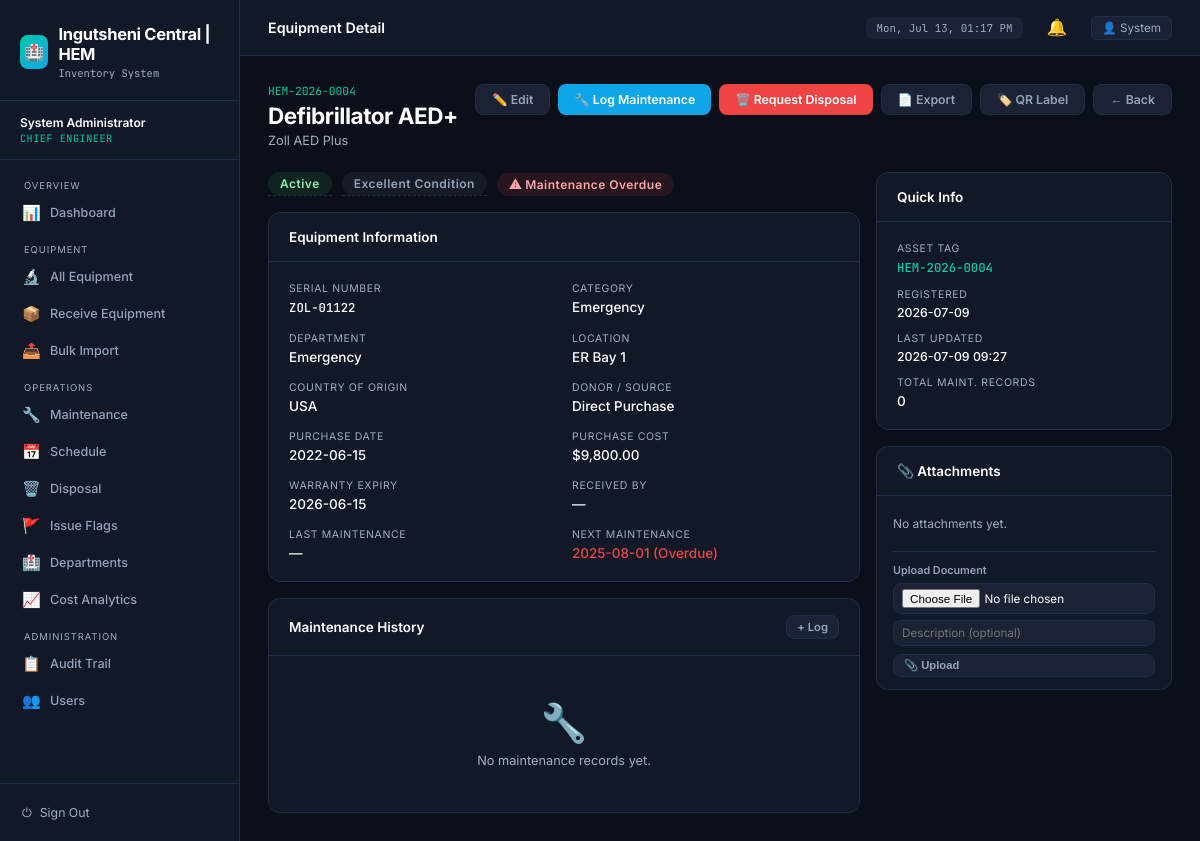
The page /equipment/4 (signed in) on the database its author committed.
### tables this page shows
CREATE TABLE equipment (
  id INTEGER PRIMARY KEY AUTOINCREMENT,
  asset_tag TEXT UNIQUE NOT NULL,
  name TEXT NOT NULL,
  model TEXT, manufacturer TEXT, serial_number TEXT UNIQUE,
  category TEXT, department TEXT, location TEXT,
  country_of_origin TEXT, donor_name TEXT,
  state TEXT DEFAULT 'Active',
  condition TEXT DEFAULT 'Good',
  purchase_date TEXT, purchase_cost REAL,
  warranty_expiry TEXT, last_maintenance TEXT, next_maintenance TEXT,
  notes TEXT, received_by_id INTEGER,
  created_at TEXT DEFAULT (datetime('now')),
  updated_at TEXT DEFAULT (datetime('now')),
  FOREIGN KEY(received_by_id) REFERENCES users(id)
);

### run_production.py (the view)
@app.route('/equipment/<int:eq_id>')
@login_required
def equipment_detail(eq_id):
    eq = query('SELECT * FROM equipment WHERE id = ?', (eq_id,), one=True)
    if not eq:
        flash('Equipment not found')
        return redirect(url_for('equipment_list'))
    maintenance = query('SELECT * FROM maintenance_records WHERE equipment_id = ? ORDER BY created_at DESC', (eq_id,))
    disposal = query('SELECT * FROM disposal_records WHERE equipment_id = ?', (eq_id,), one=True)
    attachments = query('SELECT * FROM attachments WHERE equipment_id = ? ORDER BY created_at DESC', (eq_id,))
    return render_template('equipment_detail.html', eq=eq, maintenance=maintenance, disposal=disposal, attachments=attachments)

### run_production.py (called while the page is built)
def get_db():
    if 'db' not in g:
        g.db = sqlite3.connect(DATABASE)
        g.db.row_factory = sqlite3.Row
    return g.db

def query(sql, args=(), one=False):
    cur = get_db().execute(sql, args)
    rv = cur.fetchall()
    cur.close()
    return (rv[0] if rv else None) if one else rv

def login_required(f):
    @wraps(f)
    def decorated_function(*args, **kwargs):
        if 'user_id' not in session:
            return redirect(url_for('login'))
        return f(*args, **kwargs)
    return decorated_function

@app.template_filter('fmtdate')
def fmtdate(value, format='%Y-%m-%d'):
    if not value: return '—'
    try:
        if isinstance(value, str):
            dt = datetime.strptime(value.split(' ')[0], '%Y-%m-%d')
        else:
            dt = value
        return dt.strftime(format)
    except:
        return value

@app.template_filter('fmtdatetime')
def fmtdatetime(value, format='%Y-%m-%d %H:%M'):
    if not value: return '—'
    try:
        if isinstance(value, str):
            dt = datetime.strptime(value.split('.')[0], '%Y-%m-%d %H:%M:%S')
        else:
            dt = value
        return dt.strftime(format)
    except:
        return value

@app.template_filter('currency')
def currency(value):
    try:
        return f"${float(value):,.2f}"
    except:
        return value

@app.context_processor
def utility_processor():
    def is_overdue(date_str):
        if not date_str: return False
        try:
            due_date = datetime.strptime(date_str, '%Y-%m-%d').date()
            return due_date < date.today()
        except: return False
    def state_badge(state):
        return {
            'Active': 'badge-green',
            'Under Maintenance': 'badge-yellow',
            'Pending Disposal': 'badge-red',
            'Disposed': 'badge-gray',
            'In Storage': 'badge-blue'
        }.get(state, 'badge-gray')
    def cond_badge(condition):
        return {
            'Good': 'badge-green',
            'Fair': 'badge-yellow',
            'Poor': 'badge-red'
        }.get(condition, 'badge-gray')
    return dict(is_overdue=is_overdue, state_badge=state_badge, cond_badge=cond_badge)

### templates/equipment_detail.html (shortened to what this page needs)
{% extends 'base.html' %}
{% block page_title %}Equipment Detail{% endblock %}
{% block content %}
<div style="display:flex;align-items:flex-start;justify-content:space-between;margin-bottom:24px;flex-wrap:wrap;gap:12px">
  <div>
    <div style="font-family:'JetBrains Mono',monospace;font-size:0.75rem;color:var(--accent);margin-bottom:4px">{{ eq['asset_tag'] }}</div>
    <h1 style="font-size:1.5rem;font-weight:700;letter-spacing:-0.02em">{{ eq['name'] }}</h1>
    <div style="color:var(--text-muted);font-size:0.85rem;margin-top:4px">{{ eq['manufacturer'] }} {{ eq['model'] }}</div>
  </div>
  <div style="display:flex;gap:8px;flex-wrap:wrap">
    {% if session.role in ['chief_engineer','technician'] %}
    <a href="{{ url_for('edit_equipment', eq_id=eq['id']) }}" class="btn btn-ghost">✏️ Edit</a>
    <a href="{{ url_for('add_maintenance', eq_id=eq['id']) }}" class="btn btn-blue">🔧 Log Maintenance</a>
    {% if eq['state'] not in ['Disposed','Pending Disposal'] %}
    <a href="{{ url_for('request_disposal', eq_id=eq['id']) }}" class="btn btn-danger">🗑️ Request Disposal</a>
    {% endif %}
    {% endif %}
    <a href="{{ url_for('export_equipment', eq_id=eq['id']) }}" class="btn btn-ghost" target="_blank">📄 Export</a>
    <a href="{{ url_for('equipment_qr', eq_id=eq['id']) }}" class="btn btn-ghost" target="_blank">🏷️ QR Label</a>
    <a href="{{ url_for('equipment_list') }}" class="btn btn-ghost">← Back</a>
  </div>
</div>
<div style="display:grid;grid-template-columns:2fr 1fr;gap:16px">
  <div style="display:flex;flex-direction:column;gap:16px">
    <div style="display:flex;gap:10px;flex-wrap:wrap;align-items:center">
      <div id="display-state" class="inline-edit-val" onclick="{{ 'showInlineEdit(\"state\")' if session.role in ['chief_engineer','technician'] else '' }}"
           title="{{ 'Click to change state' if session.role in ['chief_engineer','technician'] else '' }}">
        <span class="badge {{ state_badge(eq['state']) }}" style="font-size:0.8rem;padding:4px 12px">{{ eq['state'] }}</span>
      </div>
      <div id="display-condition" class="inline-edit-val" onclick="{{ 'showInlineEdit(\"condition\")' if session.role in ['chief_engineer','technician'] else '' }}"
           title="{{ 'Click to change condition' if session.role in ['chief_engineer','technician'] else '' }}">
        <span class="badge {{ cond_badge(eq['condition']) }}" style="font-size:0.8rem;padding:4px 12px">{{ eq['condition'] }} Condition</span>
      </div>
      {% if is_overdue(eq['next_maintenance']) and eq['state'] == 'Active' %}
      <span class="badge badge-red pulse" style="font-size:0.8rem;padding:4px 12px">⚠ Maintenance Overdue</span>
      {% endif %}
    </div>
    <div class="card">
      <div class="card-header"><h2>Equipment Information</h2></div>
      <div class="card-body">
        <div class="detail-grid">
          <div class="detail-item"><div class="key">Serial Number</div><div class="val mono">{{ eq['serial_number'] or '—' }}</div></div>
          <div class="detail-item"><div class="key">Category</div><div class="val">{{ eq['category'] or '—' }}</div></div>
          <div class="detail-item"><div class="key">Department</div><div class="val">{{ eq['department'] or '—' }}</div></div>
          <div class="detail-item"><div class="key">Location</div><div class="val">{{ eq['location'] or '—' }}</div></div>
          <div class="detail-item"><div class="key">Country of Origin</div><div class="val">{{ eq['country_of_origin'] or '—' }}</div></div>
          <div class="detail-item"><div class="key">Donor / Source</div><div class="val">{{ eq['donor_name'] or 'Direct Purchase' }}</div></div>
          {% if session.role != 'intern' %}
          <div class="detail-item"><div class="key">Purchase Date</div><div class="val">{{ eq['purchase_date']|fmtdate }}</div></div>
          <div class="detail-item"><div class="key">Purchase Cost</div><div class="val">{{ eq['purchase_cost']|currency }}</div></div>
          {% endif %}
          <div class="detail-item"><div class="key">Warranty Expiry</div><div class="val">{{ eq['warranty_expiry']|fmtdate }}</div></div>
          <div class="detail-item"><div class="key">Received By</div><div class="val">{{ eq['received_by_name'] or '—' }}</div></div>
          <div class="detail-item"><div class="key">Last Maintenance</div><div class="val">{{ eq['last_maintenance']|fmtdate }}</div></div>
          <div class="detail-item">
            <div class="key">Next Maintenance</div>
            <div class="val">
              {% if eq['next_maintenance'] %}
                {% if is_overdue(eq['next_maintenance']) %}
                  <span style="color:var(--danger)">{{ eq['next_maintenance']|fmtdate }} (Overdue)</span>
                {% else %}
                  {{ eq['next_maintenance']|fmtdate }}
                {% endif %}
              {% else %}—{% endif %}
            </div>
          </div>
        </div>
      </div>
    </div>
    <div class="card">
      <div class="card-header">
        <h2>Maintenance History</h2>
        {% if session.role in ['chief_engineer','technician'] %}
        <div class="hdr-actions"><a href="{{ url_for('add_maintenance', eq_id=eq['id']) }}" class="btn btn-ghost btn-sm">+ Log</a></div>
        {% endif %}
      </div>
      <div class="card-body">
        {% if maintenance %}
        <div class="timeline">
          {% for rec in maintenance %}
          <div class="timeline-item">
            <div class="t-header">
              <span class="t-type">{{ rec['maintenance_type'] }}</span>
              <span class="t-date">{{ (rec['completed_date'] or rec['created_at'])|fmtdate }}</span>
              {% set out_map={'Resolved':'badge-green','Pending':'badge-amber','Escalated':'badge-red'} %}
              <span class="badge {{ out_map.get(rec['outcome'],'badge-gray') }}" style="font-size:0.65rem">{{ rec['outcome'] }}</span>
            </div>
            <div class="t-desc">{{ rec['description'] }}</div>
            {% if rec['findings'] %}<div class="t-desc" style="margin-top:3px;font-style:italic">Findings: {{ rec['findings'] }}</div>{% endif %}
            <div class="t-by">By {{ rec['tech_name'] or '—' }}{% if rec['cost'] %} · Cost: {{ rec['cost']|currency }}{% endif %}</div>
          </div>
          {% endfor %}
        </div>
        {% else %}
        <div class="empty" style="padding:24px"><div class="emoji">🔧</div><p>No maintenance records yet.</p></div>
        {% endif %}
      </div>
    </div>
  </div>
  <div style="display:flex;flex-direction:column;gap:16px">
    <div class="card">
      <div class="card-header"><h2>Quick Info</h2></div>
      <div class="card-body" style="display:flex;flex-direction:column;gap:12px">
        <div class="detail-item"><div class="key">Asset Tag</div><div class="val mono" style="color:var(--accent)">{{ eq['asset_tag'] }}</div></div>
        <div class="detail-item"><div class="key">Registered</div><div class="val" style="font-size:0.82rem">{{ eq['created_at']|fmtdate }}</div></div>
        <div class="detail-item"><div class="key">Last Updated</div><div class="val" style="font-size:0.82rem">{{ eq['updated_at']|fmtdatetime }}</div></div>
        <div class="detail-item"><div class="key">Total Maint. Records</div><div class="val">{{ maintenance|length }}</div></div>
      </div>
    </div>
    <div class="card">
      <div class="card-header"><h2>📎 Attachments</h2></div>
      <div class="card-body" style="padding:12px 16px">
        {% if attachments %}
          {% for att in attachments %}
          <div style="display:flex;align-items:center;gap:8px;padding:8px 0;border-bottom:1px solid var(--border)">
            <span style="font-size:1.1rem">
              {% if att['file_type'] in ['pdf'] %}📄{% elif att['file_type'] in ['png','jpg','jpeg'] %}🖼️{% else %}📁{% endif %}
            </span>
            <div style="flex:1;min-width:0">
              <a href="{{ url_for('download_attachment', att_id=att['id']) }}"
                 style="color:var(--accent-2);text-decoration:none;font-size:0.8rem;font-weight:600;
                        display:block;overflow:hidden;text-overflow:ellipsis;white-space:nowrap">
                {{ att['original_name'] }}
              </a>
              {% if att['description'] %}
              <div style="font-size:0.7rem;color:var(--text-muted)">{{ att['description'] }}</div>
              {% endif %}
              <div style="font-size:0.68rem;color:var(--text-muted)">
                {{ att['uploader'] or '—' }} · {{ att['created_at']|fmtdate }}
              </div>
            </div>
            {% if session.role in ['chief_engineer','technician'] %}
            <form method="POST" action="{{ url_for('delete_attachment', att_id=att['id']) }}"
                  onsubmit="return confirm('Delete this attachment?')">
              <button class="btn btn-ghost btn-sm" style="color:var(--danger)">✕</button>
            </form>
            {% endif %}
          </div>
          {% endfor %}
        {% else %}
          <div style="font-size:0.8rem;color:var(--text-muted);padding:8px 0">No attachments yet.</div>
        {% endif %}
        {% if session.role in ['chief_engineer','technician'] %}
        <form method="POST" action="{{ url_for('upload_attachment', eq_id=eq['id']) }}"
              enctype="multipart/form-data" style="margin-top:12px;padding-top:12px;border-top:1px solid var(--border)">
          <div style="font-size:0.72rem;font-weight:600;color:var(--text-dim);margin-bottom:6px">Upload Document</div>
          <input type="file" name="file" class="form-control" style="font-size:0.78rem;padding:5px 8px;margin-bottom:6px"
                 accept=".pdf,.png,.jpg,.jpeg,.docx,.xlsx,.csv,.txt">
          <input type="text" name="description" class="form-control" placeholder="Description (optional)"
                 style="font-size:0.78rem;padding:5px 8px;margin-bottom:8px">
          <button type="submit" class="btn btn-ghost btn-sm" style="width:100%">📎 Upload</button>
        </form>
        {% endif %}
      </div>
    </div>
  </div>
</div>
{% endblock %}

### templates/base.html (style rules this page uses)
:root { --bg: #0b0f1a; --bg-card: #111827; --bg-raised: #1a2234; --border: #1f2d45; --border-hl: #2a3f60; --accent: #00c9a7; --accent-2: #0ea5e9; --warn: #f59e0b; --danger: #ef4444; --success: #22c55e; --text: #ffffff; --text-muted:#a0aec0; --text-dim: #94a3b8; --font-mono: 'JetBrains Mono', monospace; }
*, *::before, *::after { box-sizing: border-box; margin: 0; padding: 0; }
html { font-size: 15px; }
body { font-family: 'Inter', sans-serif; background: var(--bg); color: var(--text); min-height: 100vh; display: flex; }
.card { background: var(--bg-card); border: 1px solid var(--border); border-radius: 12px; overflow: hidden; }
.card-header { padding: 16px 20px; border-bottom: 1px solid var(--border); display: flex; align-items: center; gap: 12px; }
.card-header h2 { font-size: 0.9rem; font-weight: 600; }
.card-header .hdr-actions { margin-left: auto; display: flex; gap: 8px; }
.card-body { padding: 20px; }
.badge { display: inline-block; padding: 2px 9px; border-radius: 99px; font-size: 0.68rem; font-weight: 600; letter-spacing: 0.04em; }
.badge-green { background: rgba(34,197,94,.12); color: #86efac; }
.badge-red { background: rgba(239,68,68,.12); color: #fca5a5; }
.badge-gray { background: rgba(100,116,139,.12);color: #94a3b8; }
.btn { display: inline-flex; align-items: center; gap: 6px; padding: 7px 16px; border-radius: 8px; border: none; font-size: 0.82rem; font-weight: 600; cursor: pointer; text-decoration: none; transition: opacity 0.15s, transform 0.1s; }
.btn-blue { background: var(--accent-2); color: #fff; }
.btn-danger { background: var(--danger); color: #fff; }
.btn-ghost { background: var(--bg-raised); color: var(--text-dim); border: 1px solid var(--border); }
.btn-sm { padding: 4px 10px; font-size: 0.75rem; }
.form-control { background: var(--bg-raised); border: 1px solid var(--border); border-radius: 8px; color: var(--text); padding: 8px 12px; font-size: 0.84rem; font-family: 'Inter', sans-serif; transition: border-color 0.15s; width: 100%; }
.empty { padding: 48px; text-align: center; color: var(--text-muted); }
.empty .emoji { font-size: 2.5rem; }
.empty p { margin-top: 8px; font-size: 0.85rem; }
.inline-edit-val { cursor:pointer; border-bottom:1px dashed var(--border); }
.pulse { animation: pulse 2s infinite; }
.detail-grid { display: grid; grid-template-columns: repeat(auto-fill, minmax(200px, 1fr)); gap: 16px; }
.detail-item .key { font-size: 0.7rem; color: var(--text-muted); text-transform: uppercase; letter-spacing: 0.06em; }
.detail-item .val { font-size: 0.9rem; margin-top: 4px; font-weight: 500; }
.detail-item .val.mono { font-family: var(--font-mono); font-size: 0.82rem; }

### rows shown on the page
equipment: asset_tag "HEM-2026-0004", name "Defibrillator AED+", manufacturer "Zoll", model "AED Plus", state "Active", condition "Excellent", serial_number "ZOL-01122", category "Emergency", department "Emergency", location "ER Bay 1", country_of_origin "USA", purchase_date|fmtdate "2022-06-15", purchase_cost "$9,800.00", warranty_expiry|fmtdate "2026-06-15", next_maintenance|fmtdate "2025-08-01", created_at|fmtdate "2026-07-09", updated_at|fmtdatetime "2026-07-09 09:27"

### other values the page prints
{{ session.full_name }} "System Administrator"
{{ session.role | replace('_', ' ') }} "CHIEF ENGINEER"
{{ session.full_name.split()[0] }} "System"
{{ eq['donor_name'] or 'Direct Purchase' }} "Direct Purchase"
{{ eq['received_by_name'] or '—' }} "—"
{{ eq['last_maintenance']|fmtdate }} "—"
{{ maintenance|length }} "0"
